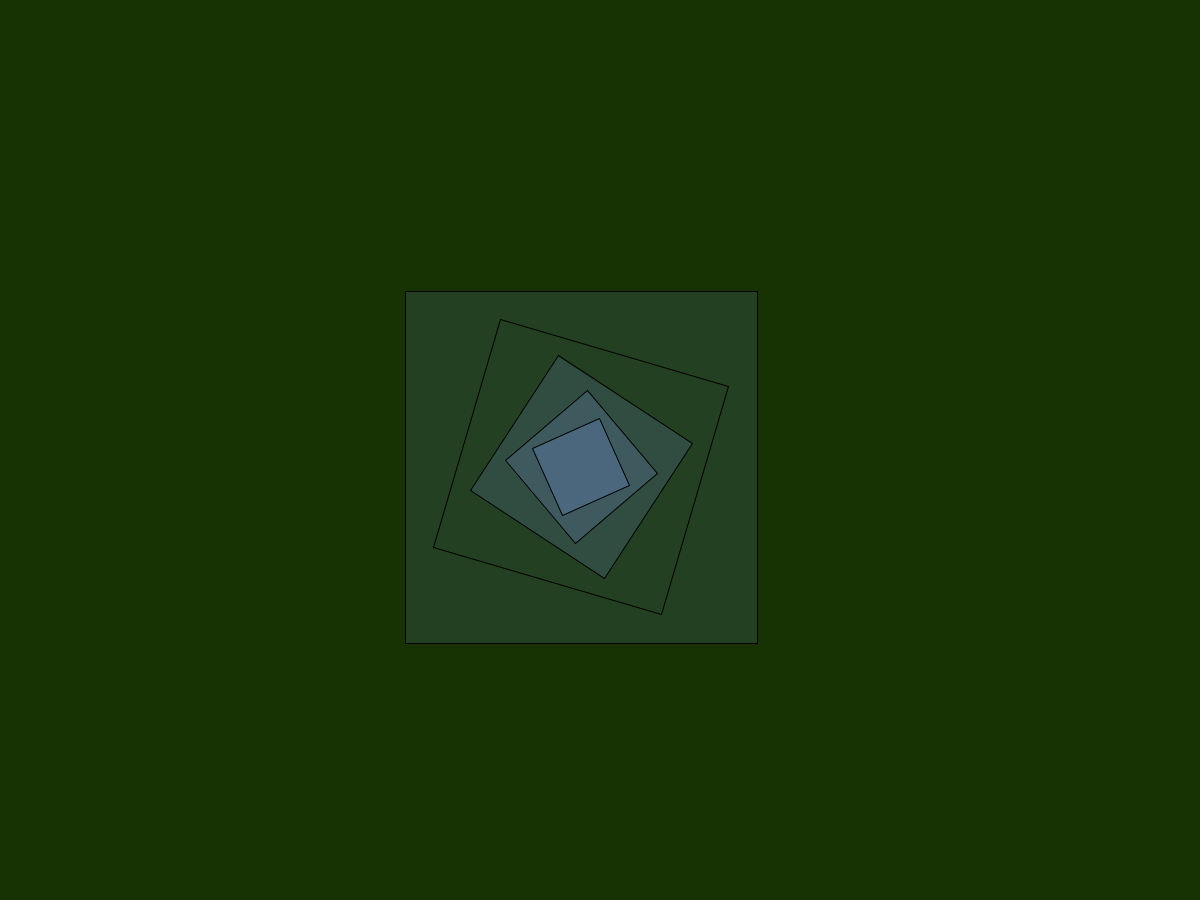
Frame 1 (no input)
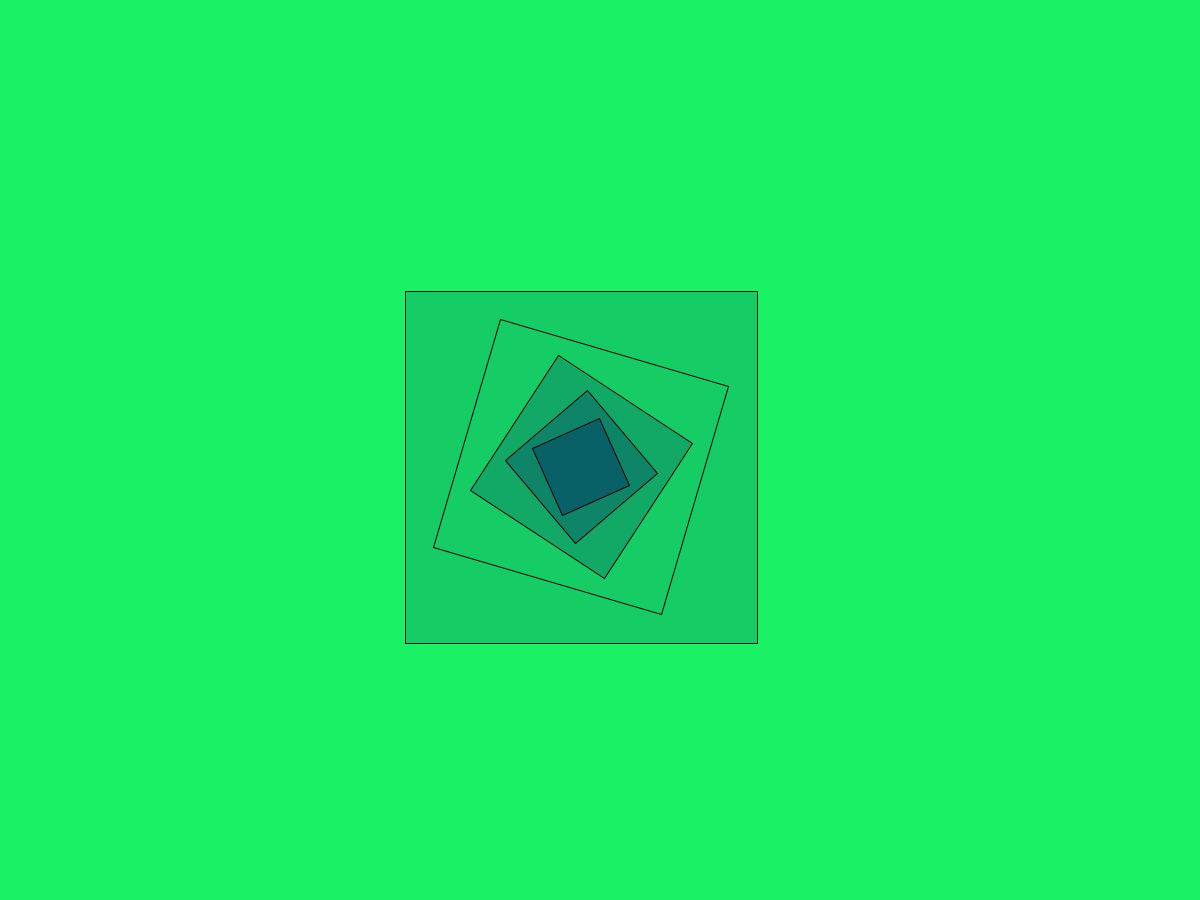
Frame 2 (the mouse pressed at the canvas centre, redrawn once)

The Processing sketch that drew these frames (run headless with seeded random() and noise(); the mouse was pressed at the canvas centre and the sketch redrawn once):

// Processing sketch: EndlessRectangles
// ── EndlessRectangles.pde
float x,y,rot,a,safe;
int iterations;
color start,end,inter;

void setup(){
  size(1200, 900);
  iterations=5;
  safe=50;
  rot=0.0;
  calcPositions();
  //noStroke();
}

void draw(){
  noLoop();
  setColors();
  makeSquares();
}

void makeSquares(){
 background(start);
 float colorPos;
 colorPos=0.0;
 colorPos=(float)1/(iterations);
 rectMode(CENTER);
 float aNew,rotNew;
 rotNew=radians(rot);
 aNew=a;
 pushMatrix();
 translate(x,y);
 for (int i=0;i<iterations;i++){
   color inter=lerpColor(start, end, colorPos); //generate interpolated color
   fill(inter); //set to interpolated color
   rect(0,0,aNew,aNew);
   rotNew=rot+5;
   rotate(rotNew);
   aNew = aNew*(sin(rotNew)+cos(rotNew));
   colorPos=(float)(i+1)/(iterations);
   }
 popMatrix();
  }

void calcPositions(){
  x=random(100,width-safe);
  y=random(0,height-safe);
  a=random(100,height-safe);
  if(x+a>width-safe||y+a>height-safe){ //checks dont work with CENTER mode right now
   calcPositions(); 
  }
}
  

void setColors(){
  start=color(random(255), random(255), random(255)); 
  end=color(random(255), random(255), random(255));
}

void keyPressed(){
  
}
